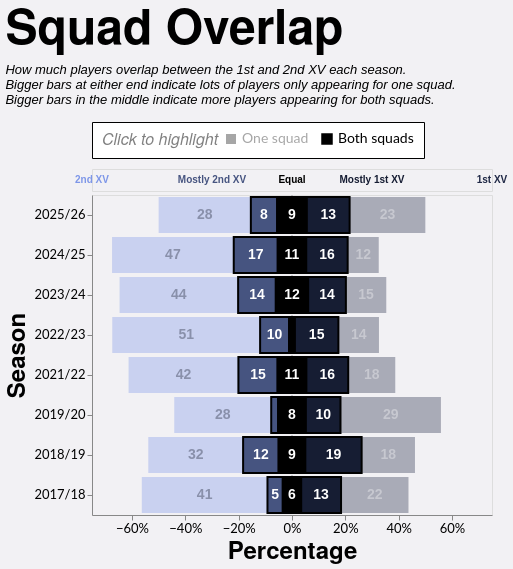

Source (Vega-Lite JSON):
### Vega-Lite specification from a JSON file in a GitHub repository (floating-point values rounded to 4 significant figures)
{"config": {"axis": {"labelFont": "Lato, sans-serif", "titleFont": "PT Sans Narrow, Helvetica Neue, Helvetica, Arial, sans-serif", "labelFontSize": 13, "titleFontSize": 24, "gridColor": "#202947", "gridOpacity": 0.2}, "header": {"labelFont": "PT Sans Narrow, Helvetica Neue, Helvetica, Arial, sans-serif", "titleFont": "PT Sans Narrow, Helvetica Neue, Helvetica, Arial, sans-serif", "labelFontSize": 24, "titleFontSize": 28, "labelFontWeight": "bold", "orient": "left"}, "legend": {"labelFont": "Lato, sans-serif", "titleFont": "PT Sans Narrow, Helvetica Neue, Helvetica, Arial, sans-serif", "labelFontSize": 14, "titleFontSize": 16, "titlePadding": 5, "fillColor": "white", "strokeColor": "black", "padding": 10, "titleFontWeight": "lighter", "titleFontStyle": "italic", "titleColor": "gray", "offset": 10}, "title": {"font": "PT Sans Narrow, Helvetica Neue, Helvetica, Arial, sans-serif", "fontSize": 48, "fontWeight": "bold", "anchor": "start", "align": "center", "titlePadding": 20, "subtitlePadding": 10, "subtitleFontSize": 13, "subtitleColor": "", "subtitleFontStyle": "italic", "offset": 15, "color": "black"}, "axisX": {"labelAngle": 0}, "facet": {"title": null, "header": null, "align": {"row": "each", "column": "each"}}, "resolve": {"scale": {"y": "independent", "facet": "independent"}}, "background": "#f2f1f4"}, "vconcat": [{"data": {"name": "data-3ac57c3fc4e619a5e75a736003a7ffe1"}, "mark": {"type": "text", "align": "center", "baseline": "middle", "fontSize": 10, "fontWeight": "bold", "opacity": 1.0}, "encoding": {"color": {"field": "color", "legend": null, "scale": null, "type": "nominal"}, "text": {"field": "label", "type": "nominal"}, "x": {"axis": null, "field": "x", "type": "quantitative"}}, "height": 22, "width": 400}, {"layer": [{"data": {"name": "data-d285a7403ed98ae579761d64a864032b"}, "mark": {"type": "rule", "color": "#000000", "opacity": 0.3, "size": 1, "strokeDash": [2, 2]}, "encoding": {"x": {"field": "x", "type": "quantitative"}}}, {"data": {"name": "data-9bcc0cffce2eb71e1be020af2cf1e378"}, "mark": {"type": "bar"}, "encoding": {"color": {"field": "category", "legend": null, "scale": {"domain": ["1st XV only", "Both (mostly 1st XV)", "Both (equal)", "Both (mostly 2nd XV)", "2nd XV only"], "range": ["#202946", "#161d33", "#000000", "#465480", "#7d96e8"]}, "type": "nominal"}, "opacity": {"condition": {"param": "appearanceSelect", "value": 1.0}, "value": 0.35}, "order": {"field": "render_priority", "sort": "ascending", "type": "quantitative"}, "stroke": {"field": "category_group", "legend": {"orient": "top", "title": "Click to highlight", "titleOrient": "left"}, "scale": {"domain": ["One squad", "Both squads"], "range": ["#00000000", "#000000"]}, "type": "nominal"}, "strokeWidth": {"condition": {"param": "appearanceSelect", "value": 2}, "value": 0}, "tooltip": [{"field": "season", "title": "Season", "type": "ordinal"}, {"field": "category", "title": "Pattern", "type": "nominal"}, {"field": "category_group", "title": "Appearance", "type": "nominal"}, {"field": "players", "title": "Players", "type": "quantitative"}, {"field": "percentage", "format": ".1%", "title": "Percentage", "type": "quantitative"}], "x": {"axis": {"format": "%", "grid": false}, "field": "percentage_start", "scale": {"domain": [-0.75, 0.75], "nice": false}, "title": "Percentage", "type": "quantitative"}, "x2": {"field": "percentage_end"}, "y": {"field": "season", "sort": "descending", "title": "Season", "type": "ordinal"}}, "name": "view_5"}, {"data": {"name": "data-9bcc0cffce2eb71e1be020af2cf1e378"}, "mark": {"type": "text", "align": "center", "baseline": "middle", "fontSize": 14, "fontWeight": "bold"}, "encoding": {"color": {"field": "label_color", "legend": null, "scale": null, "type": "nominal"}, "opacity": {"condition": {"param": "appearanceSelect", "value": 1.0}, "value": 0.35}, "text": {"field": "players", "format": ".0f", "type": "quantitative"}, "x": {"field": "label_position", "type": "quantitative"}, "y": {"field": "season", "sort": "descending", "title": "Season", "type": "ordinal"}}, "transform": [{"filter": "datum.percentage >= 0.035"}]}], "height": {"step": 40}, "resolve": {"scale": {"x": "shared"}}, "width": 400}], "params": [{"name": "appearanceSelect", "select": {"type": "point", "fields": ["category_group"]}, "bind": "legend", "views": ["view_5"], "value": [{"category_group": "Both squads"}]}], "spacing": 2, "title": {"text": "Squad Overlap", "subtitle": ["How much players overlap between the 1st and 2nd XV each season.", "Bigger bars at either end indicate lots of players only appearing for one squad.", "Bigger bars in the middle indicate more players appearing for both squads."]}, "$schema": "https://vega.github.io/schema/vega-lite/v5.20.1.json", "datasets": {"data-3ac57c3fc4e619a5e75a736003a7ffe1": [{"x": -0.5, "label": "2nd XV", "color": "#7d96e8"}, {"x": -0.2, "label": "Mostly 2nd XV", "color": "#465480"}, {"x": 0.0, "label": "Equal", "color": "#000000"}, {"x": 0.2, "label": "Mostly 1st XV", "color": "#161d33"}, {"x": 0.5, "label": "1st XV", "color": "#202946"}], "data-d285a7403ed98ae579761d64a864032b": [{"x": 0}], "data-9bcc0cffce2eb71e1be020af2cf1e378": [{"type_code": -2, "season": "2017/18", "category": "2nd XV only", "players": 41, "category_group": "One squad", "render_priority": 0, "percentage": 0.4713, "percentage_end": -0.09195, "percentage_start": -0.5632, "label_position": -0.3276, "label_color": "#111827"}, {"type_code": -1, "season": "2017/18", "category": "Both (mostly 2nd XV)", "players": 5, "category_group": "Both squads", "render_priority": 1, "percentage": 0.05747, "percentage_end": -0.03448, "percentage_start": -0.09195, "label_position": -0.06322, "label_color": "white"}, {"type_code": 0, "season": "2017/18", "category": "Both (equal)", "players": 6, "category_group": "Both squads", "render_priority": 1, "percentage": 0.06897, "percentage_end": 0.03448, "percentage_start": -0.03448, "label_position": 6.939e-17, "label_color": "white"}, {"type_code": 1, "season": "2017/18", "category": "Both (mostly 1st XV)", "players": 13, "category_group": "Both squads", "render_priority": 1, "percentage": 0.1494, "percentage_end": 0.1839, "percentage_start": 0.03448, "label_position": 0.1092, "label_color": "white"}, {"type_code": 2, "season": "2017/18", "category": "1st XV only", "players": 22, "category_group": "One squad", "render_priority": 0, "percentage": 0.2529, "percentage_end": 0.4368, "percentage_start": 0.1839, "label_position": 0.3103, "label_color": "white"}, {"type_code": -2, "season": "2018/19", "category": "2nd XV only", "players": 32, "category_group": "One squad", "render_priority": 0, "percentage": 0.3556, "percentage_end": -0.1833, "percentage_start": -0.5389, "label_position": -0.3611, "label_color": "#111827"}, {"type_code": -1, "season": "2018/19", "category": "Both (mostly 2nd XV)", "players": 12, "category_group": "Both squads", "render_priority": 1, "percentage": 0.1333, "percentage_end": -0.05, "percentage_start": -0.1833, "label_position": -0.1167, "label_color": "white"}, {"type_code": 0, "season": "2018/19", "category": "Both (equal)", "players": 9, "category_group": "Both squads", "render_priority": 1, "percentage": 0.1, "percentage_end": 0.05, "percentage_start": -0.05, "label_position": -6.939e-17, "label_color": "white"}, {"type_code": 1, "season": "2018/19", "category": "Both (mostly 1st XV)", "players": 19, "category_group": "Both squads", "render_priority": 1, "percentage": 0.2111, "percentage_end": 0.2611, "percentage_start": 0.05, "label_position": 0.1556, "label_color": "white"}, {"type_code": 2, "season": "2018/19", "category": "1st XV only", "players": 18, "category_group": "One squad", "render_priority": 0, "percentage": 0.2, "percentage_end": 0.4611, "percentage_start": 0.2611, "label_position": 0.3611, "label_color": "white"}, {"type_code": -2, "season": "2019/20", "category": "2nd XV only", "players": 28, "category_group": "One squad", "render_priority": 0, "percentage": 0.3636, "percentage_end": -0.07792, "percentage_start": -0.4416, "label_position": -0.2597, "label_color": "#111827"}, {"type_code": -1, "season": "2019/20", "category": "Both (mostly 2nd XV)", "players": 2, "category_group": "Both squads", "render_priority": 1, "percentage": 0.02597, "percentage_end": -0.05195, "percentage_start": -0.07792, "label_position": -0.06494, "label_color": "white"}, {"type_code": 0, "season": "2019/20", "category": "Both (equal)", "players": 8, "category_group": "Both squads", "render_priority": 1, "percentage": 0.1039, "percentage_end": 0.05195, "percentage_start": -0.05195, "label_position": 1.388e-17, "label_color": "white"}, {"type_code": 1, "season": "2019/20", "category": "Both (mostly 1st XV)", "players": 10, "category_group": "Both squads", "render_priority": 1, "percentage": 0.1299, "percentage_end": 0.1818, "percentage_start": 0.05195, "label_position": 0.1169, "label_color": "white"}, {"type_code": 2, "season": "2019/20", "category": "1st XV only", "players": 29, "category_group": "One squad", "render_priority": 0, "percentage": 0.3766, "percentage_end": 0.5584, "percentage_start": 0.1818, "label_position": 0.3701, "label_color": "white"}, {"type_code": -2, "season": "2021/22", "category": "2nd XV only", "players": 42, "category_group": "One squad", "render_priority": 0, "percentage": 0.4118, "percentage_end": -0.201, "percentage_start": -0.6127, "label_position": -0.4069, "label_color": "#111827"}, {"type_code": -1, "season": "2021/22", "category": "Both (mostly 2nd XV)", "players": 15, "category_group": "Both squads", "render_priority": 1, "percentage": 0.1471, "percentage_end": -0.05392, "percentage_start": -0.201, "label_position": -0.1275, "label_color": "white"}, {"type_code": 0, "season": "2021/22", "category": "Both (equal)", "players": 11, "category_group": "Both squads", "render_priority": 1, "percentage": 0.1078, "percentage_end": 0.05392, "percentage_start": -0.05392, "label_position": 2.776e-17, "label_color": "white"}, {"type_code": 1, "season": "2021/22", "category": "Both (mostly 1st XV)", "players": 16, "category_group": "Both squads", "render_priority": 1, "percentage": 0.1569, "percentage_end": 0.2108, "percentage_start": 0.05392, "label_position": 0.1324, "label_color": "white"}, {"type_code": 2, "season": "2021/22", "category": "1st XV only", "players": 18, "category_group": "One squad", "render_priority": 0, "percentage": 0.1765, "percentage_end": 0.3873, "percentage_start": 0.2108, "label_position": 0.299, "label_color": "white"}, {"type_code": -2, "season": "2022/23", "category": "2nd XV only", "players": 51, "category_group": "One squad", "render_priority": 0, "percentage": 0.5543, "percentage_end": -0.1196, "percentage_start": -0.6739, "label_position": -0.3967, "label_color": "#111827"}, {"type_code": -1, "season": "2022/23", "category": "Both (mostly 2nd XV)", "players": 10, "category_group": "Both squads", "render_priority": 1, "percentage": 0.1087, "percentage_end": -0.01087, "percentage_start": -0.1196, "label_position": -0.06522, "label_color": "white"}, {"type_code": 0, "season": "2022/23", "category": "Both (equal)", "players": 2, "category_group": "Both squads", "render_priority": 1, "percentage": 0.02174, "percentage_end": 0.01087, "percentage_start": -0.01087, "label_position": -6.245e-17, "label_color": "white"}, {"type_code": 1, "season": "2022/23", "category": "Both (mostly 1st XV)", "players": 15, "category_group": "Both squads", "render_priority": 1, "percentage": 0.163, "percentage_end": 0.1739, "percentage_start": 0.01087, "label_position": 0.09239, "label_color": "white"}, {"type_code": 2, "season": "2022/23", "category": "1st XV only", "players": 14, "category_group": "One squad", "render_priority": 0, "percentage": 0.1522, "percentage_end": 0.3261, "percentage_start": 0.1739, "label_position": 0.25, "label_color": "white"}, {"type_code": -2, "season": "2023/24", "category": "2nd XV only", "players": 44, "category_group": "One squad", "render_priority": 0, "percentage": 0.4444, "percentage_end": -0.202, "percentage_start": -0.6465, "label_position": -0.4242, "label_color": "#111827"}, {"type_code": -1, "season": "2023/24", "category": "Both (mostly 2nd XV)", "players": 14, "category_group": "Both squads", "render_priority": 1, "percentage": 0.1414, "percentage_end": -0.06061, "percentage_start": -0.202, "label_position": -0.1313, "label_color": "white"}, {"type_code": 0, "season": "2023/24", "category": "Both (equal)", "players": 12, "category_group": "Both squads", "render_priority": 1, "percentage": 0.1212, "percentage_end": 0.06061, "percentage_start": -0.06061, "label_position": 5.551e-17, "label_color": "white"}, {"type_code": 1, "season": "2023/24", "category": "Both (mostly 1st XV)", "players": 14, "category_group": "Both squads", "render_priority": 1, "percentage": 0.1414, "percentage_end": 0.202, "percentage_start": 0.06061, "label_position": 0.1313, "label_color": "white"}, {"type_code": 2, "season": "2023/24", "category": "1st XV only", "players": 15, "category_group": "One squad", "render_priority": 0, "percentage": 0.1515, "percentage_end": 0.3535, "percentage_start": 0.202, "label_position": 0.2778, "label_color": "white"}, {"type_code": -2, "season": "2024/25", "category": "2nd XV only", "players": 47, "category_group": "One squad", "render_priority": 0, "percentage": 0.4563, "percentage_end": -0.2184, "percentage_start": -0.6748, "label_position": -0.4466, "label_color": "#111827"}, {"type_code": -1, "season": "2024/25", "category": "Both (mostly 2nd XV)", "players": 17, "category_group": "Both squads", "render_priority": 1, "percentage": 0.165, "percentage_end": -0.0534, "percentage_start": -0.2184, "label_position": -0.1359, "label_color": "white"}, {"type_code": 0, "season": "2024/25", "category": "Both (equal)", "players": 11, "category_group": "Both squads", "render_priority": 1, "percentage": 0.1068, "percentage_end": 0.0534, "percentage_start": -0.0534, "label_position": -2.082e-17, "label_color": "white"}, {"type_code": 1, "season": "2024/25", "category": "Both (mostly 1st XV)", "players": 16, "category_group": "Both squads", "render_priority": 1, "percentage": 0.1553, "percentage_end": 0.2087, "percentage_start": 0.0534, "label_position": 0.1311, "label_color": "white"}, {"type_code": 2, "season": "2024/25", "category": "1st XV only", "players": 12, "category_group": "One squad", "render_priority": 0, "percentage": 0.1165, "percentage_end": 0.3252, "percentage_start": 0.2087, "label_position": 0.267, "label_color": "white"}, {"type_code": -2, "season": "2025/26", "category": "2nd XV only", "players": 28, "category_group": "One squad", "render_priority": 0, "percentage": 0.3457, "percentage_end": -0.1543, "percentage_start": -0.5, "label_position": -0.3272, "label_color": "#111827"}, {"type_code": -1, "season": "2025/26", "category": "Both (mostly 2nd XV)", "players": 8, "category_group": "Both squads", "render_priority": 1, "percentage": 0.09877, "percentage_end": -0.05556, "percentage_start": -0.1543, "label_position": -0.1049, "label_color": "white"}, {"type_code": 0, "season": "2025/26", "category": "Both (equal)", "players": 9, "category_group": "Both squads", "render_priority": 1, "percentage": 0.1111, "percentage_end": 0.05556, "percentage_start": -0.05556, "label_position": 2.776e-17, "label_color": "white"}, {"type_code": 1, "season": "2025/26", "category": "Both (mostly 1st XV)", "players": 13, "category_group": "Both squads", "render_priority": 1, "percentage": 0.1605, "percentage_end": 0.216, "percentage_start": 0.05556, "label_position": 0.1358, "label_color": "white"}, {"type_code": 2, "season": "2025/26", "category": "1st XV only", "players": 23, "category_group": "One squad", "render_priority": 0, "percentage": 0.284, "percentage_end": 0.5, "percentage_start": 0.216, "label_position": 0.358, "label_color": "white"}]}}
